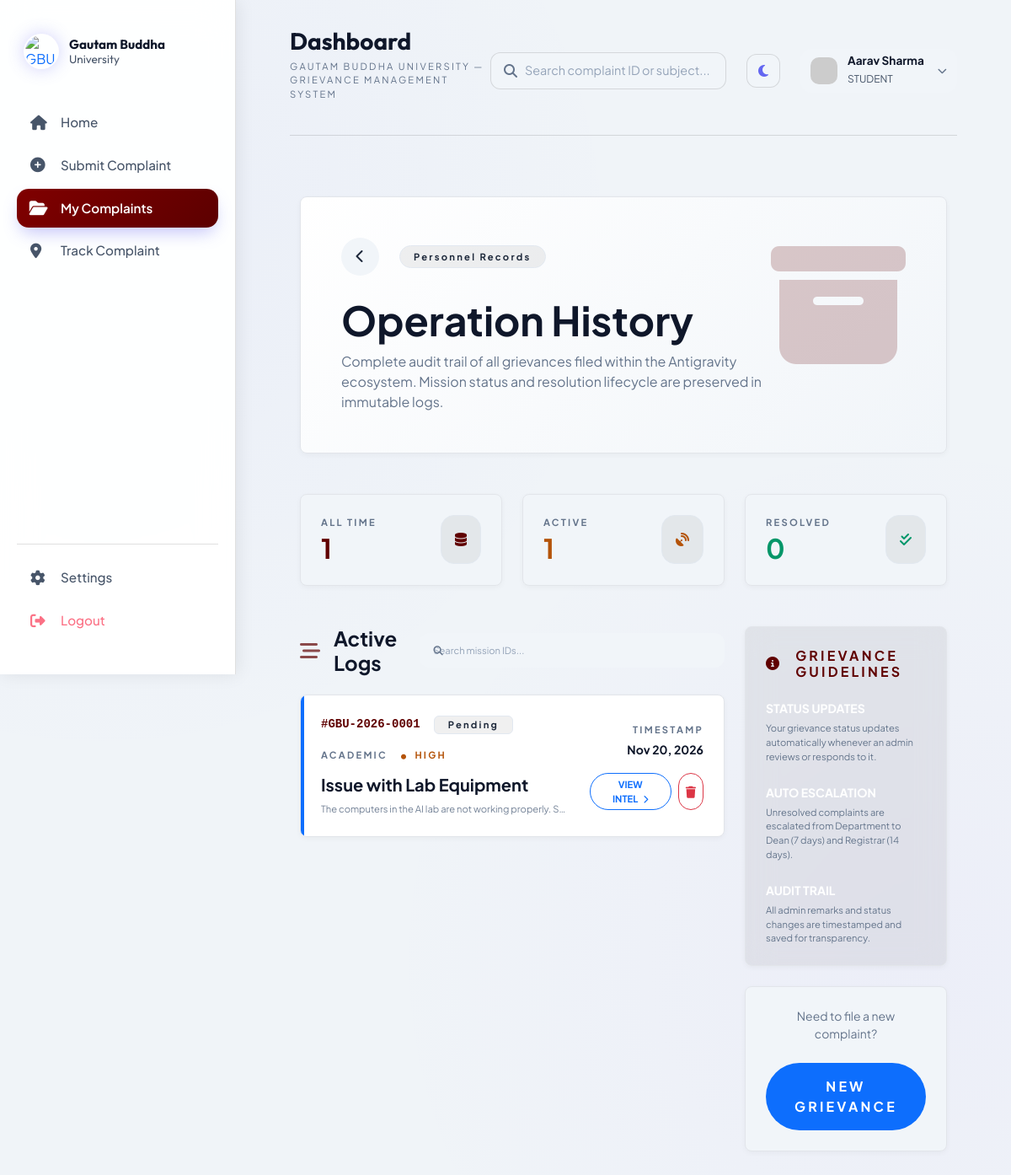
The app's page /my_complaints.php (signed in) with its own data.
### tables this page shows
CREATE TABLE IF NOT EXISTS grievances (
    id VARCHAR(20) PRIMARY KEY,  
    user_id INT NOT NULL,
    category VARCHAR(100) NOT NULL,  
    department VARCHAR(100) DEFAULT NULL,
    hostel VARCHAR(100) DEFAULT NULL,
    priority ENUM('Low', 'Medium', 'High', 'Urgent') DEFAULT 'Medium',
    subject VARCHAR(255) NOT NULL,
    description TEXT NOT NULL,
    file_path VARCHAR(255) DEFAULT NULL,  
    status ENUM('Pending', 'In Progress', 'Resolved', 'Rejected') DEFAULT 'Pending',
    current_level ENUM('Department', 'College', 'University') DEFAULT 'Department',
    urgent_flag TINYINT(1) DEFAULT 0,
    ai_summary TEXT DEFAULT NULL,  
    created_at TIMESTAMP DEFAULT CURRENT_TIMESTAMP,
    updated_at TIMESTAMP DEFAULT CURRENT_TIMESTAMP ON UPDATE CURRENT_TIMESTAMP,
    FOREIGN KEY (user_id) REFERENCES users(id) ON DELETE CASCADE
);

### public/my_complaints.php (the view, shortened to what this page needs)
<?php
require_once '../includes/db.php';
require_once '../includes/header.php';
$userId = (int)$_SESSION['user_id'];
$stmt_stats = $pdo->prepare("SELECT
    COUNT(*) as total,
    SUM(CASE WHEN status = 'Pending' THEN 1 ELSE 0 END) as pending,
    SUM(CASE WHEN status = 'Resolved' THEN 1 ELSE 0 END) as resolved
    FROM grievances WHERE user_id = ?");
$stmt_stats->execute([$userId]);
$stats = $stmt_stats->fetch();
$stmt = $pdo->prepare("SELECT id, subject, status, created_at, category, priority, description FROM grievances WHERE user_id = ? ORDER BY created_at DESC");
$stmt->execute([$userId]);
$grievances = $stmt->fetchAll();
?>
<div class="container-fluid py-4 min-vh-100 animate-fade-in">
    <div class="row mb-5">
        <div class="col-12">
            <div class="glass-card hero-gradient-card p-4 p-md-5 overflow-hidden position-relative shadow-lg">
                <div class="position-absolute top-0 end-0 p-5 opacity-10">
                    <i class="fas fa-archive fa-10x text-primary animate-pulse"></i>
                </div>
                <div class="position-relative">
                    <div class="d-flex align-items-center gap-4 mb-4">
                        <a href="student_dashboard.php" class="btn btn-outline-secondary rounded-circle border-0 bg-white bg-opacity-5" style="width: 45px; height: 45px; display: flex; align-items:center; justify-content:center; color: var(--text-primary);"><i class="fas fa-chevron-left"></i></a>
                        <div class="px-3 py-1 bg-primary bg-opacity-10 text-primary rounded-pill x-small fw-bold tracking-widest border border-primary border-opacity-20 uppercase">Personnel Records</div>
                    </div>
                    <h1 class="display-5 fw-bold text-white mb-2">Operation History</h1>
                    <p class="text-secondary mb-0 max-w-lg">Complete audit trail of all grievances filed within the Antigravity ecosystem. Mission status and resolution lifecycle are preserved in immutable logs.</p>
                </div>
            </div>
        </div>
    </div>
    <div class="row g-3 g-md-4 mb-5">
        <div class="col-6 col-md-4">
            <div class="glass-card p-3 p-md-4 border-0 shadow-sm hover-lift bg-white bg-opacity-5">
                <div class="d-flex justify-content-between align-items-start">
                    <div>
                        <span class="text-secondary x-small fw-bold text-uppercase tracking-widest mb-1 d-block">All Time</span>
                        <h2 class="text-primary fw-bold mb-0"><?= $stats['total'] ?? 0 ?></h2>
                    </div>
                    <div class="bg-primary bg-opacity-10 p-2 p-md-3 rounded-4 border border-primary border-opacity-20 d-none d-sm-block">
                        <i class="fas fa-database text-primary"></i>
                    </div>
                </div>
            </div>
        </div>
        <div class="col-6 col-md-4">
            <div class="glass-card p-3 p-md-4 border-0 shadow-sm hover-lift bg-white bg-opacity-5">
                <div class="d-flex justify-content-between align-items-start">
                    <div>
                        <span class="text-secondary x-small fw-bold text-uppercase tracking-widest mb-1 d-block">Active</span>
                        <h2 class="text-warning fw-bold mb-0"><?= $stats['pending'] ?? 0 ?></h2>
                    </div>
                    <div class="bg-warning bg-opacity-10 p-2 p-md-3 rounded-4 border border-warning border-opacity-20 d-none d-sm-block">
                        <i class="fas fa-satellite-dish text-warning"></i>
                    </div>
                </div>
            </div>
        </div>
        <div class="col-12 col-md-4 d-none d-md-block">
            <div class="glass-card p-4 border-0 shadow-sm hover-lift bg-white bg-opacity-5">
                <div class="d-flex justify-content-between align-items-start">
                    <div>
                        <span class="text-secondary x-small fw-bold text-uppercase tracking-widest mb-1 d-block">Resolved</span>
                        <h2 class="text-success fw-bold mb-0"><?= $stats['resolved'] ?? 0 ?></h2>
                    </div>
                    <div class="bg-success bg-opacity-10 p-3 rounded-4 border border-success border-opacity-20">
                        <i class="fas fa-check-double text-success"></i>
                    </div>
                </div>
            </div>
        </div>
    </div>
    <div class="row g-4">
        <div class="col-lg-8">
            <div class="d-flex flex-column flex-sm-row justify-content-between align-items-sm-center mb-4 gap-3">
                <h4 class="text-white fw-bold m-0 d-flex align-items-center gap-3">
                    <i class="fas fa-stream text-primary opacity-50"></i> Active Logs
                </h4>
                <div class="search-box position-relative w-100 w-sm-auto">
                    <i class="fas fa-search position-absolute top-50 start-0 translate-middle-y ms-3 text-secondary x-small"></i>
                    <input type="text" id="tableSearch" class="form-control bg-white bg-opacity-5 border-0 rounded-pill px-5 x-small text-white w-100" placeholder="Search mission IDs..." style="min-width: 200px;">
                </div>
            </div>
            <?php if (empty($grievances)): ?>
                <div class="glass-card p-5 text-center border-0 shadow-lg">
                    <div class="bg-white bg-opacity-5 p-4 p-md-5 rounded-circle d-inline-block mb-4">
                        <i class="fas fa-folder-open fa-3x fa-md-4x text-secondary opacity-25"></i>
                    </div>
                    <h3 class="text-white fw-bold mb-3">No Operational Records</h3>
                    <p class="text-secondary mb-5 small">You haven't initiated any grievance protocols yet.</p>
                    <a href="submit_complaint.php" class="btn btn-primary rounded-pill px-5 py-3 fw-bold shadow-primary border-0">INITIATE MISSION</a>
                </div>
            <?php else: ?>
                <div class="d-flex flex-column gap-3" id="grievanceList">
                    <?php foreach ($grievances as $g):
                        $badgeClass = 'bg-warning bg-opacity-10 text-warning border-warning border-opacity-20';
                        $priorityClass = 'text-secondary';
                        if($g['priority'] == 'High') $priorityClass = 'text-warning';
                    ?>
                        <div class="grievance-item glass-card p-3 p-md-4 border-0 hover-lift shadow-sm position-relative overflow-hidden group">
                            <div class="position-absolute top-0 start-0 h-100 bg-primary opacity-0 group-hover-opacity-100 transition-all" style="width: 4px;"></div>
                            <div class="row align-items-center">
                                <div class="col-md-8">
                                    <div class="d-flex align-items-center gap-2 gap-md-3 mb-2 mb-md-3 flex-wrap">
                                        <span class="small font-monospace fw-bold text-primary">#<?= $g['id'] ?></span>
                                        <span class="badge <?= $badgeClass ?> x-small fw-bold tracking-widest uppercase py-1 px-3 border"><?= $g['status'] ?></span>
                                        <span class="x-small text-secondary fw-bold text-uppercase tracking-widest d-none d-sm-inline"><?= htmlspecialchars($g['category']) ?></span>
                                        <span class="x-small <?= $priorityClass ?> fw-bold text-uppercase tracking-widest"><i class="fas fa-circle me-1" style="font-size: 6px;"></i> <?= $g['priority'] ?></span>
                                    </div>
                                    <h5 class="text-white fw-bold mb-2 group-hover-text-primary transition-all text-truncate"><?= htmlspecialchars($g['subject']) ?></h5>
                                    <p class="text-secondary x-small mb-0 text-truncate opacity-75"><?= htmlspecialchars($g['description']) ?></p>
                                </div>
                                <div class="col-md-4 text-md-end mt-3 mt-md-0">
                                    <div class="mb-3 d-none d-md-block">
                                        <span class="text-secondary x-small d-block mb-1 text-uppercase tracking-widest fw-bold">Timestamp</span>
                                        <span class="text-white small fw-bold"><?= date('M d, Y', strtotime($g['created_at'])) ?></span>
                                    </div>
                                    <div class="d-flex gap-2 justify-content-md-end">
                                        <a href="track_complaint.php?id=<?= $g['id'] ?>" class="btn btn-outline-primary btn-sm rounded-pill px-3 px-md-4 fw-bold hover-lift transition-all x-small">
                                            VIEW INTEL <i class="fas fa-chevron-right ms-1 small"></i>
                                        </a>
                                        <?php if ($g['status'] === 'Pending'): ?>
                                        <button class="btn btn-outline-danger btn-sm rounded-pill px-2 fw-bold btn-delete-my-complaint" data-id="<?= $g['id'] ?>" data-subject="<?= htmlspecialchars($g['subject'], ENT_QUOTES) ?>">
                                            <i class="fas fa-trash"></i>
                                        </button>
                                        <?php endif; ?>
                                    </div>
                                </div>
                            </div>
                        </div>
                    <?php endforeach; ?>
                </div>
            <?php endif; ?>
        </div>
        <div class="col-lg-4">
            <div class="sticky-top" style="top: 2rem;">
                <div class="glass-card p-4 border-0 shadow-lg mb-4 bg-primary bg-opacity-10 border-primary border-opacity-10">
                    <h6 class="fw-bold text-primary text-uppercase tracking-widest mb-4 d-flex align-items-center gap-3">
                        <i class="fas fa-info-circle"></i> Grievance Guidelines
                    </h6>
                    <div class="d-flex flex-column gap-4">
                        <div class="protocol-item">
                            <p class="text-white small fw-bold mb-1">STATUS UPDATES</p>
                            <p class="text-secondary x-small mb-0">Your grievance status updates automatically whenever an admin reviews or responds to it.</p>
                        </div>
                        <div class="protocol-item">
                            <p class="text-white small fw-bold mb-1">AUTO ESCALATION</p>
                            <p class="text-secondary x-small mb-0">Unresolved complaints are escalated from Department to Dean (7 days) and Registrar (14 days).</p>
                        </div>
                        <div class="protocol-item">
                            <p class="text-white small fw-bold mb-1">AUDIT TRAIL</p>
                            <p class="text-secondary x-small mb-0">All admin remarks and status changes are timestamped and saved for transparency.</p>
                        </div>
                    </div>
                </div>
                <div class="glass-card p-4 border-0 shadow-lg text-center bg-white bg-opacity-5">
                    <p class="text-secondary small mb-4">Need to file a new complaint?</p>
                    <a href="submit_complaint.php" class="btn btn-primary w-100 rounded-pill py-3 fw-bold shadow-primary border-0 hover-lift tracking-widest">
                        NEW GRIEVANCE
                    </a>
                </div>
            </div>
        </div>
    </div>
</div>
<?php require_once '../includes/footer.php'; ?>

### public/my_complaints.php (style rules this page uses)
.group-hover-opacity-100 { opacity: 1 !important; }
.transition-all { transition: all 0.3s ease; }
.max-w-lg { max-width: 32rem; }

### records on screen
grievances: id "GBU-2026-0001", status "Pending", category "ACADEMIC", priority "HIGH", subject "Issue with Lab Equipment", description "The computers in the AI lab are not working properly. S…", created_at "Nov 20, 2026"

### other values on screen
$pageTitle "Dashboard"
$userName "Aarav Sharma"
getDisplayRole($userRole) "STUDENT"
$stats['total'] "1"
$stats['pending'] "1"
$stats['resolved'] "0"
